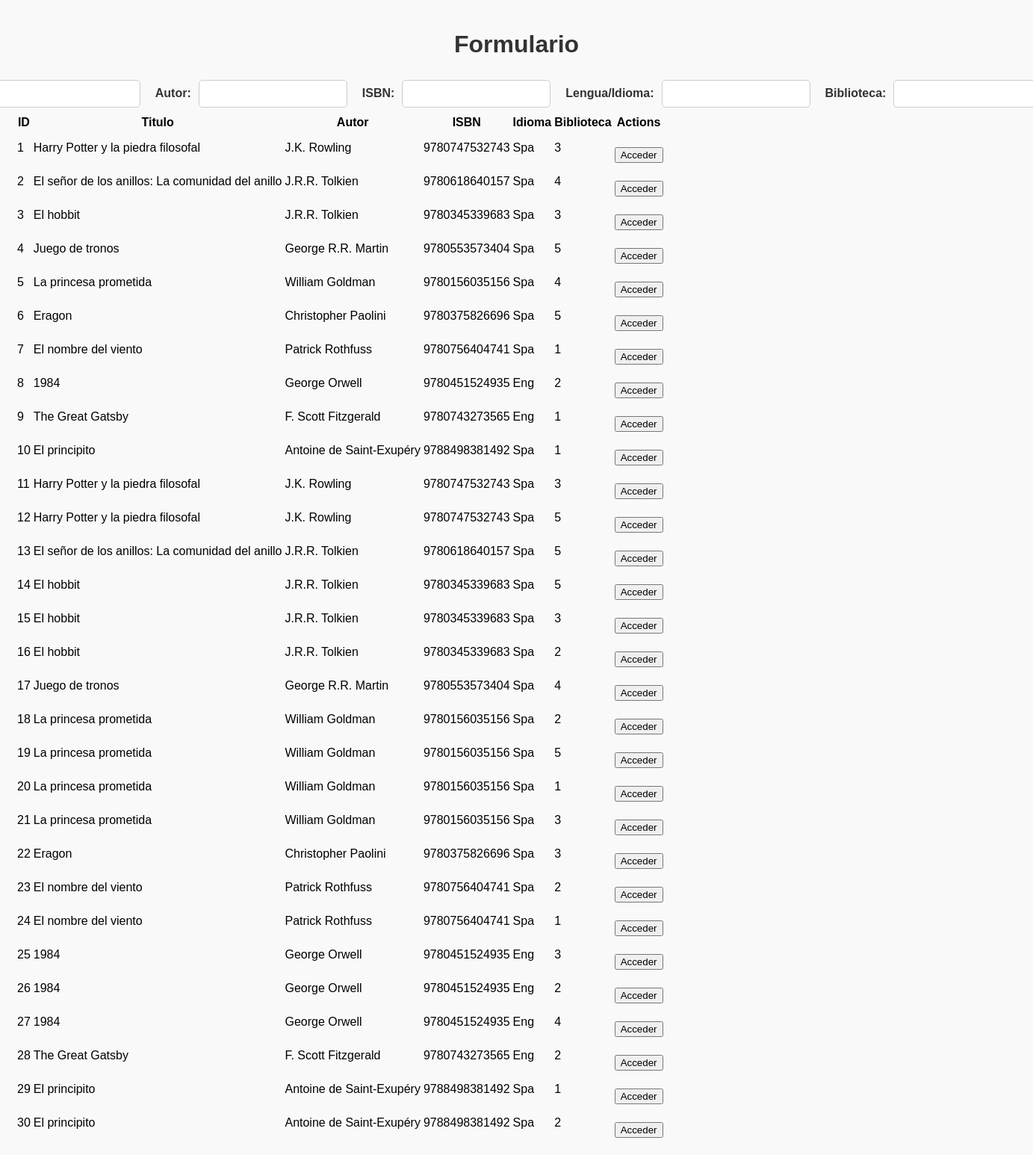
Page /conexionBBDD/indexLibros.php on the committed database.
### tables this page shows
CREATE TABLE `book` (
  `id` int(11) NOT NULL,
  `title` varchar(255) NOT NULL,
  `author` varchar(255) NOT NULL,
  `isbn` varchar(13) NOT NULL,
  `language` varchar(3) NOT NULL,
  `id_library` int(11) DEFAULT NULL
);

### conexionBBDD/indexLibros.php (the view, shortened to what this page needs)
<?php
include_once 'baseDatos.php';
$consultaSelect = 'SELECT * FROM book';
$resultadoSelect = mysqli_query($conn, $consultaSelect);
?>
<!DOCTYPE html>
<html lang="en">
<head>
    <link rel="stylesheet" href="../css/styles.css">
</head>
<body>
    <div class="container">
        <div class="form-container">
            <?php include_once 'creacionLibros.php'; ?>
        </div>
        <table>
            <tr>
                <th>ID</th>
                <th>Titulo</th>
                <th>Autor</th>
                <th>ISBN</th>
                <th>Idioma</th>
                <th>Biblioteca</th>
                <th>Actions</th>
            </tr>
            <?php while ($row = mysqli_fetch_array($resultadoSelect)): ?>
                <tr>
                    <td><?php echo $row['id']; ?></td>
                    <td><?php echo $row['title']; ?></td>
                    <td><?php echo $row['author']; ?></td>
                    <td><?php echo $row['isbn']; ?></td>
                    <td><?php echo $row['language']; ?></td>
                    <td><?php echo $row['id_library']; ?></td>
                    <td>
                        <form action="detalleLibro.php" method="POST">
                            <input type="submit" value="Acceder">
                        </form>
                    </td>
                </tr>
            <?php endwhile; ?>
        </table>
    </div>
</body>
</html>

### css/styles.css (style rules this page uses)
body { font-family: Arial, sans-serif; background-color: #f9f9f9; margin: 0; padding: 20px; }
form { display: flex; justify-content: center; align-items: center; margin-top: 20px; gap: 10px; }

### rows in the picture
book: id "1", title "Harry Potter y la piedra filosofal", author "J.K. Rowling", isbn "9780747532743", language "Spa", id_library "3"
book: id "2", title "El señor de los anillos: La comunidad del anillo", author "J.R.R. Tolkien", isbn "9780618640157", language "Spa", id_library "4"
book: id "3", title "El hobbit", author "J.R.R. Tolkien", isbn "9780345339683", language "Spa", id_library "3"
book: id "4", title "Juego de tronos", author "George R.R. Martin", isbn "9780553573404", language "Spa", id_library "5"
book: id "5", title "La princesa prometida", author "William Goldman", isbn "9780156035156", language "Spa", id_library "4"
book: id "6", title "Eragon", author "Christopher Paolini", isbn "9780375826696", language "Spa", id_library "5"
book: id "7", title "El nombre del viento", author "Patrick Rothfuss", isbn "9780756404741", language "Spa", id_library "1"
book: id "8", title "1984", author "George Orwell", isbn "9780451524935", language "Eng", id_library "2"
book: id "9", title "The Great Gatsby", author "F. Scott Fitzgerald", isbn "9780743273565", language "Eng", id_library "1"
book: id "10", title "El principito", author "Antoine de Saint-Exupéry", isbn "9788498381492", language "Spa", id_library "1"
book: id "11", title "Harry Potter y la piedra filosofal", author "J.K. Rowling", isbn "9780747532743", language "Spa", id_library "3"
book: id "12", title "Harry Potter y la piedra filosofal", author "J.K. Rowling", isbn "9780747532743", language "Spa", id_library "5"
book: id "13", title "El señor de los anillos: La comunidad del anillo", author "J.R.R. Tolkien", isbn "9780618640157", language "Spa", id_library "5"
book: id "14", title "El hobbit", author "J.R.R. Tolkien", isbn "9780345339683", language "Spa", id_library "5"
book: id "15", title "El hobbit", author "J.R.R. Tolkien", isbn "9780345339683", language "Spa", id_library "3"
book: id "16", title "El hobbit", author "J.R.R. Tolkien", isbn "9780345339683", language "Spa", id_library "2"
book: id "17", title "Juego de tronos", author "George R.R. Martin", isbn "9780553573404", language "Spa", id_library "4"
book: id "18", title "La princesa prometida", author "William Goldman", isbn "9780156035156", language "Spa", id_library "2"
book: id "19", title "La princesa prometida", author "William Goldman", isbn "9780156035156", language "Spa", id_library "5"
book: id "20", title "La princesa prometida", author "William Goldman", isbn "9780156035156", language "Spa", id_library "1"
book: id "21", title "La princesa prometida", author "William Goldman", isbn "9780156035156", language "Spa", id_library "3"
book: id "22", title "Eragon", author "Christopher Paolini", isbn "9780375826696", language "Spa", id_library "3"
book: id "23", title "El nombre del viento", author "Patrick Rothfuss", isbn "9780756404741", language "Spa", id_library "2"
book: id "24", title "El nombre del viento", author "Patrick Rothfuss", isbn "9780756404741", language "Spa", id_library "1"
book: id "25", title "1984", author "George Orwell", isbn "9780451524935", language "Eng", id_library "3"
book: id "26", title "1984", author "George Orwell", isbn "9780451524935", language "Eng", id_library "2"
book: id "27", title "1984", author "George Orwell", isbn "9780451524935", language "Eng", id_library "4"
book: id "28", title "The Great Gatsby", author "F. Scott Fitzgerald", isbn "9780743273565", language "Eng", id_library "2"
book: id "29", title "El principito", author "Antoine de Saint-Exupéry", isbn "9788498381492", language "Spa", id_library "1"
book: id "30", title "El principito", author "Antoine de Saint-Exupéry", isbn "9788498381492", language "Spa", id_library "2"
